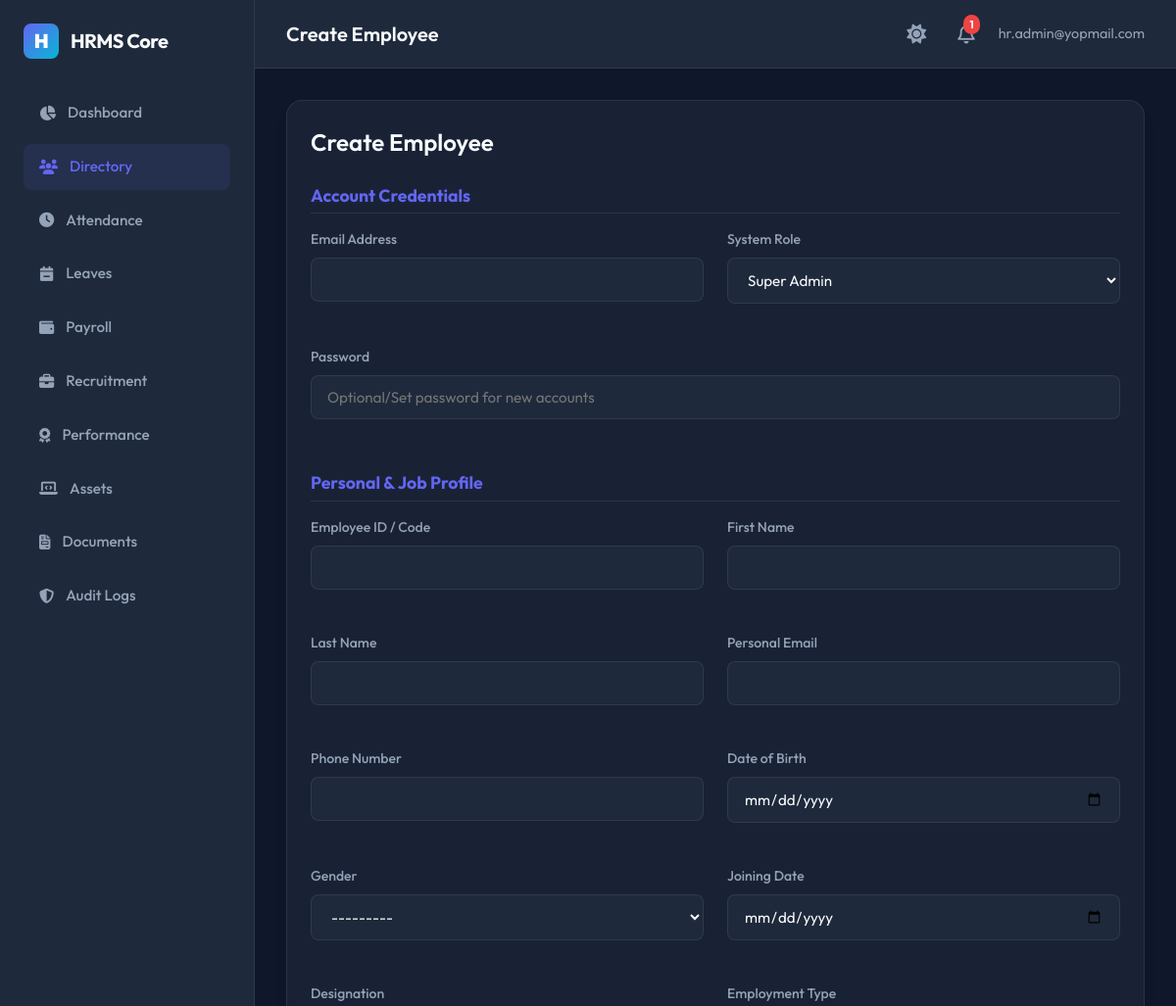
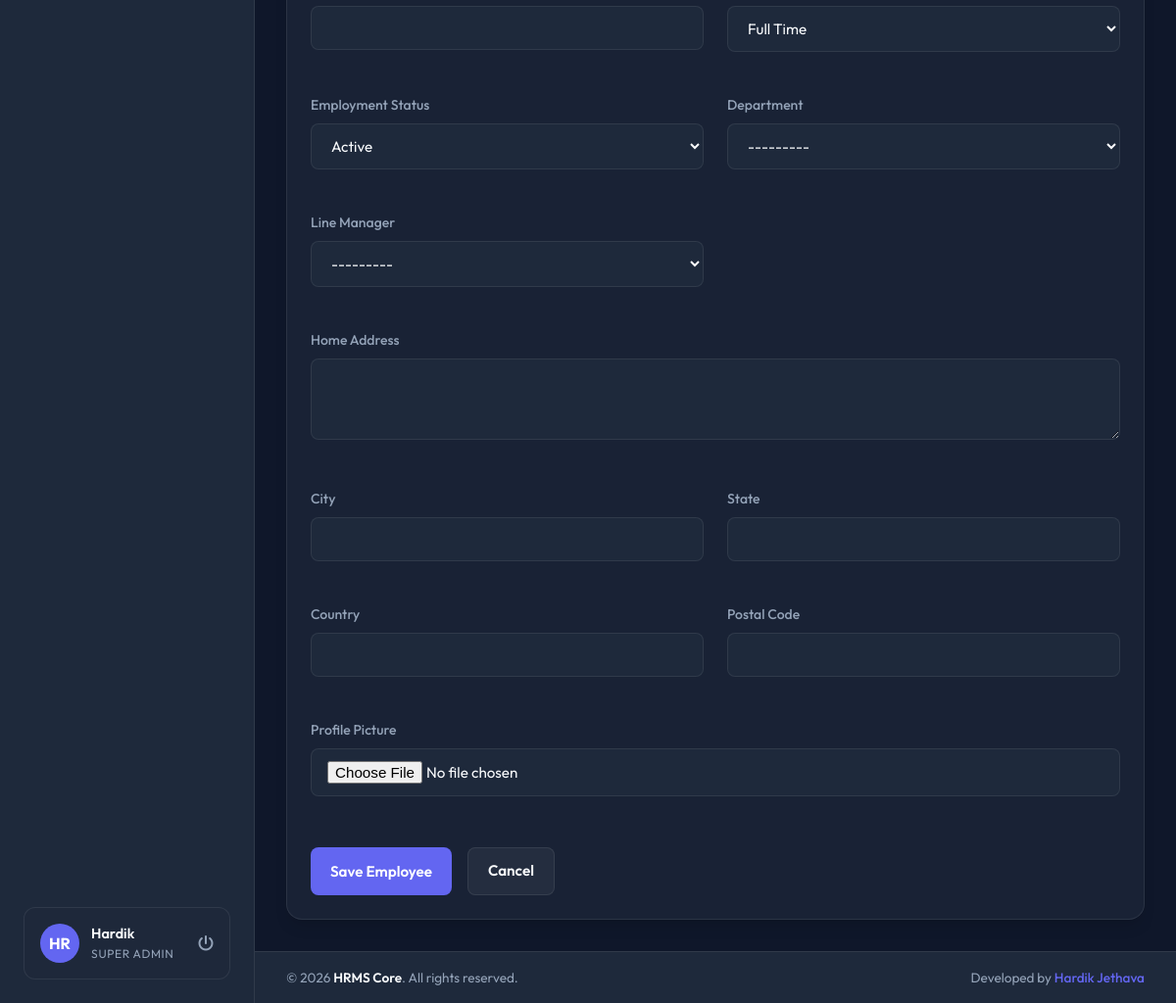
/employees/new/ (signed in), run on the app's committed database (2 pictures, top to bottom).
### apps/accounts/models.py (models this page shows, shortened)
class User(AbstractBaseUser, PermissionsMixin, TimeStampedModel):
    ROLE_CHOICES = (
        ('Super Admin', 'Super Admin'),
        ('HR Manager', 'HR Manager'),
        ('Department Manager', 'Department Manager'),
        ('Employee', 'Employee'),
    )
    email = models.EmailField(unique=True)
    employee_code = models.CharField(max_length=50, unique=True, null=True, blank=True)
    role = models.CharField(max_length=30, choices=ROLE_CHOICES, default='Employee')
    is_active = models.BooleanField(default=True)
    is_staff = models.BooleanField(default=False)
    objects = UserManager()
    USERNAME_FIELD = 'email'
    REQUIRED_FIELDS = []

### apps/employees/models.py (models this page shows)
class Employee(TimeStampedModel):
    GENDER_CHOICES = (
        ('Male', 'Male'),
        ('Female', 'Female'),
        ('Other', 'Other'),
    )
    EMPLOYMENT_TYPE_CHOICES = (
        ('Full Time', 'Full Time'),
        ('Part Time', 'Part Time'),
        ('Contract', 'Contract'),
        ('Intern', 'Intern'),
    )
    EMPLOYMENT_STATUS_CHOICES = (
        ('Active', 'Active'),
        ('Probation', 'Probation'),
        ('Notice Period', 'Notice Period'),
        ('Resigned', 'Resigned'),
        ('Terminated', 'Terminated'),
    )
    user = models.OneToOneField(
        settings.AUTH_USER_MODEL,
        on_delete=models.CASCADE,
        related_name='employee_profile'
    )
    employee_id = models.CharField(max_length=50, unique=True)
    first_name = models.CharField(max_length=50)
    last_name = models.CharField(max_length=50)
    personal_email = models.EmailField(unique=True)
    phone = models.CharField(max_length=20, blank=True)
    date_of_birth = models.DateField(null=True, blank=True)
    gender = models.CharField(max_length=10, choices=GENDER_CHOICES, blank=True)
    joining_date = models.DateField()
    employment_type = models.CharField(max_length=30, choices=EMPLOYMENT_TYPE_CHOICES, default='Full Time')
    employment_status = models.CharField(max_length=30, choices=EMPLOYMENT_STATUS_CHOICES, default='Active')
    designation = models.CharField(max_length=100)
    department = models.ForeignKey(
        'departments.Department',
        on_delete=models.SET_NULL,
        null=True,
        blank=True,
        related_name='employees'
    )
    manager = models.ForeignKey(
        'self',
        on_delete=models.SET_NULL,
        null=True,
        blank=True,
        related_name='subordinates'
    )
    address = models.TextField(blank=True)
    city = models.CharField(max_length=100, blank=True)
    state = models.CharField(max_length=100, blank=True)
    country = models.CharField(max_length=100, blank=True)
    postal_code = models.CharField(max_length=20, blank=True)
    profile_picture = models.ImageField(upload_to='profile_pics/', null=True, blank=True)
    def __str__(self):
        return f"{self.first_name} {self.last_name} ({self.employee_id})"

### apps/employees/views.py (the view)
# urls.py: path('new/', views.employee_create, name='employee_create'),
@login_required
def employee_create(request):
    if not is_hr_or_admin(request.user):
        return HttpResponseForbidden("Not authorized.")
    if request.method == 'POST':
        form = EmployeeForm(request.POST, request.FILES)
        if form.is_valid():
            email = form.cleaned_data['email']
            role = form.cleaned_data['role']
            password = form.cleaned_data['password'] or 'Password123!'
            emp_fields = [f.name for f in Employee._meta.fields if f.name not in ('id', 'user', 'created_at', 'updated_at')]
            employee_data = {}
            for field in emp_fields:
                if field in form.cleaned_data:
                    employee_data[field] = form.cleaned_data[field]
            try:
                employee_service.create_employee(email, password, role, employee_data)
                messages.success(request, "Employee created successfully!")
                return redirect('employee_list')
            except Exception as e:
                messages.error(request, f"Error: {str(e)}")
    else:
        form = EmployeeForm()
    return render(request, 'employees/employee_form.html', {'form': form, 'title': 'Create Employee'})

### templates/employees/employee_form.html (shortened to what this page needs)
{% extends 'base.html' %}
{% block page_header %}{{ title }}{% endblock %}
{% block content %}
<div style="max-width: 900px; margin: 0 auto;">
    <div class="card">
        <h2 style="font-size: 1.5rem; margin-bottom: 1.5rem; font-weight: 600;">{{ title }}</h2>
        <form method="POST" enctype="multipart/form-data">
            <h3 style="font-size: 1.1rem; color: var(--primary); margin-bottom: 1rem; border-bottom: 1px solid var(--border-glass); padding-bottom: 0.25rem;">Account Credentials</h3>
            <div style="display: grid; grid-template-columns: 1fr 1fr; gap: 1.5rem; margin-bottom: 2rem;">
                <div class="form-group">
                    <label class="form-label" for="emp_email">Email Address</label>
                    {{ form.email }}
                </div>
                <div class="form-group">
                    <label class="form-label" for="emp_role">System Role</label>
                    {{ form.role }}
                </div>
                <div class="form-group col-12" style="grid-column: span 2;">
                    <label class="form-label" for="emp_password">Password</label>
                    {{ form.password }}
                </div>
            </div>
            <h3 style="font-size: 1.1rem; color: var(--primary); margin-bottom: 1rem; border-bottom: 1px solid var(--border-glass); padding-bottom: 0.25rem;">Personal & Job Profile</h3>
            <div style="display: grid; grid-template-columns: 1fr 1fr; gap: 1.5rem; margin-bottom: 2rem;">
                <div class="form-group">
                    <label class="form-label" for="emp_id">Employee ID / Code</label>
                    {{ form.employee_id }}
                </div>
                <div class="form-group">
                    <label class="form-label" for="emp_first_name">First Name</label>
                    {{ form.first_name }}
                </div>
                <div class="form-group">
                    <label class="form-label" for="emp_last_name">Last Name</label>
                    {{ form.last_name }}
                </div>
                <div class="form-group">
                    <label class="form-label" for="emp_personal_email">Personal Email</label>
                    {{ form.personal_email }}
                </div>
                <div class="form-group">
                    <label class="form-label" for="emp_phone">Phone Number</label>
                    {{ form.phone }}
                </div>
                <div class="form-group">
                    <label class="form-label" for="emp_dob">Date of Birth</label>
                    {{ form.date_of_birth }}
                </div>
                <div class="form-group">
                    <label class="form-label" for="emp_gender">Gender</label>
                    {{ form.gender }}
                </div>
                <div class="form-group">
                    <label class="form-label" for="emp_join_date">Joining Date</label>
                    {{ form.joining_date }}
                </div>
                <div class="form-group">
                    <label class="form-label" for="emp_designation">Designation</label>
                    {{ form.designation }}
                </div>
                <div class="form-group">
                    <label class="form-label" for="emp_type">Employment Type</label>
                    {{ form.employment_type }}
                </div>
                <div class="form-group">
                    <label class="form-label" for="emp_status">Employment Status</label>
                    {{ form.employment_status }}
                </div>
                <div class="form-group">
                    <label class="form-label" for="emp_department">Department</label>
                    {{ form.department }}
                </div>
                <div class="form-group">
                    <label class="form-label" for="emp_manager">Line Manager</label>
                    {{ form.manager }}
                </div>
                <div class="form-group col-12" style="grid-column: span 2;">
                    <label class="form-label" for="emp_address">Home Address</label>
                    {{ form.address }}
                </div>
                <div class="form-group">
                    <label class="form-label" for="emp_city">City</label>
                    {{ form.city }}
                </div>
                <div class="form-group">
                    <label class="form-label" for="emp_state">State</label>
                    {{ form.state }}
                </div>
                <div class="form-group">
                    <label class="form-label" for="emp_country">Country</label>
                    {{ form.country }}
                </div>
                <div class="form-group">
                    <label class="form-label" for="emp_postal_code">Postal Code</label>
                    {{ form.postal_code }}
                </div>
                <div class="form-group col-12" style="grid-column: span 2;">
                    <label class="form-label" for="emp_pic">Profile Picture</label>
                    {{ form.profile_picture }}
                </div>
            </div>
            <div style="display: flex; gap: 1rem; margin-top: 2rem;">
                <button type="submit" class="btn btn-primary" id="btn_save_employee">Save Employee</button>
                <a href="{% url 'employee_list' %}" class="btn btn-secondary" id="btn_cancel_employee">Cancel</a>
            </div>
        </form>
    </div>
</div>
{% endblock %}

### templates/base.html (shortened to what this page needs)
{% load static %}
<!DOCTYPE html>
<html lang="en">
<head>
    <link rel="stylesheet" href="https://cdnjs.cloudflare.com/ajax/libs/font-awesome/6.4.0/css/all.min.css">
    <link rel="stylesheet" href="{% static 'css/styles.css' %}">
</head>
<body>
    <div class="app-container">
        {% if user.is_authenticated %}
        <aside class="sidebar">
            <div class="brand-section">
                <div class="brand-logo">H</div>
                <span>HRMS Core</span>
            </div>
            <nav style="flex-grow: 1;">
                <ul class="menu-list">
                    <li class="menu-item {% if request.resolver_match.url_name == 'dashboard' %}active{% endif %}">
                        <a href="{% url 'dashboard' %}">
                            <i class="fa-solid fa-chart-pie"></i>
                            <span>Dashboard</span>
                        </a>
                    </li>
                    <li class="menu-item {% if '/employees/' in request.path %}active{% endif %}">
                        <a href="{% url 'employee_list' %}">
                            <i class="fa-solid fa-users"></i>
                            <span>Directory</span>
                        </a>
                    </li>
                    <li class="menu-item {% if '/attendance/' in request.path %}active{% endif %}">
                        <a href="{% url 'attendance_list' %}">
                            <i class="fa-solid fa-clock"></i>
                            <span>Attendance</span>
                        </a>
                    </li>
                    <li class="menu-item {% if '/leaves/' in request.path %}active{% endif %}">
                        <a href="{% url 'leave_list' %}">
                            <i class="fa-solid fa-calendar-minus"></i>
                            <span>Leaves</span>
                        </a>
                    </li>
                    <li class="menu-item {% if '/payroll/' in request.path %}active{% endif %}">
                        <a href="{% url 'payroll_list' %}">
                            <i class="fa-solid fa-wallet"></i>
                            <span>Payroll</span>
                        </a>
                    </li>
                    {% if user.role == 'Super Admin' or user.role == 'HR Manager' %}
                    <li class="menu-item {% if '/recruitment/' in request.path %}active{% endif %}">
                        <a href="{% url 'recruitment_list' %}">
                            <i class="fa-solid fa-briefcase"></i>
                            <span>Recruitment</span>
                        </a>
                    </li>
                    {% endif %}
                    <li class="menu-item {% if '/performance/' in request.path %}active{% endif %}">
                        <a href="{% url 'performance_list' %}">
                            <i class="fa-solid fa-award"></i>
                            <span>Performance</span>
                        </a>
                    </li>
                    <li class="menu-item {% if '/assets/' in request.path %}active{% endif %}">
                        <a href="{% url 'asset_list' %}">
                            <i class="fa-solid fa-laptop-code"></i>
                            <span>Assets</span>
                        </a>
                    </li>
                    <li class="menu-item {% if '/documents/' in request.path %}active{% endif %}">
                        <a href="{% url 'document_list' %}">
                            <i class="fa-solid fa-file-invoice"></i>
                            <span>Documents</span>
                        </a>
                    </li>
                    {% if user.role == 'Super Admin' %}
                    <li class="menu-item {% if '/auditlogs/' in request.path %}active{% endif %}">
                        <a href="{% url 'audit_list' %}">
                            <i class="fa-solid fa-shield-halved"></i>
                            <span>Audit Logs</span>
                        </a>
                    </li>
                    {% endif %}
                </ul>
            </nav>
            <div class="user-profile-widget">
                <div class="user-avatar">
                    {% if user.employee_profile.profile_picture %}
                        <img src="{{ user.employee_profile.profile_picture.url }}" alt="Profile Pic">
                    {% else %}
                        <span>{{ user.email|slice:":2"|upper }}</span>
                    {% endif %}
                </div>
                <div class="user-info">
                    <span class="user-name">{{ user.employee_profile.first_name|default:"User" }}</span>
                    <span class="user-role">{{ user.role }}</span>
                </div>
                <a href="{% url 'logout' %}" style="margin-left: auto; color: var(--text-secondary);" title="Sign Out">
                    <i class="fa-solid fa-power-off"></i>
                </a>
            </div>
        </aside>
        {% endif %}
        <main class="main-content">
            {% if user.is_authenticated %}
            <header class="top-navbar">
                <div class="page-title">
                    {% block page_header %}HR Management System{% endblock %}
                </div>
                <div class="navbar-actions">
                    <button id="theme-toggle" style="background: none; border: none; font-size: 1.25rem; color: var(--text-secondary); cursor: pointer; transition: var(--transition-all); margin-right: 0.5rem; display: flex; align-items: center;" title="Toggle Light/Dark Theme">
                        <i class="fa-solid fa-sun" id="theme-toggle-icon"></i>
                    </button>
                    <div class="notification-badge" onclick="location.href='{% url 'notification_list' %}'">
                        <i class="fa-regular fa-bell"></i>
                        <span class="badge-count" id="unread-count">0</span>
                    </div>
                    <span style="font-size: 0.9rem; color: var(--text-secondary)">
                        {{ user.email }}
                    </span>
                </div>
            </header>
            {% endif %}
            <div class="content-frame">
                {% block content %}{% endblock %}
            </div>
            {% if user.is_authenticated %}
            <footer class="app-footer">
                <div class="footer-copyright">
                    &copy; {% now "Y" %} <span>HRMS Core</span>. All rights reserved.
                </div>
                <div class="footer-author">
                    Developed by <a href="https://github.com/hardikjethava-dev" target="_blank" rel="noopener noreferrer">Hardik Jethava</a>
                </div>
            </footer>
            {% endif %}
        </main>
    </div>
</body>
</html>

### data on the page
User: email "HR", employee_profile.first_name "Hardik", role "SUPER ADMIN", email "hr.admin@yopmail.com"

### other printed values
{{ title }} "Create Employee"
